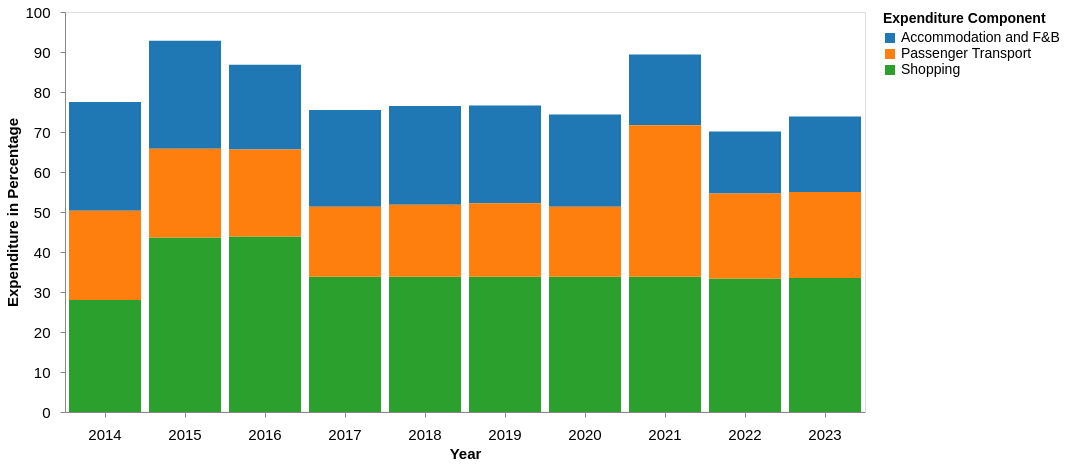

Source (Vega-Lite JSON):
### Vega-Lite specification from a JSON file in a GitHub repository (floating-point values rounded to 4 significant figures)
{"$schema": "https://vega.github.io/schema/vega-lite/v5.json", "width": 800, "height": 400, "data": {"values": [{"Year": "2014", "Component": "Shopping", "Expenditure": 28}, {"Year": "2014", "Component": "Accommodation and F&B", "Expenditure": 27.2}, {"Year": "2014", "Component": "Passenger Transport", "Expenditure": 22.3}, {"Year": "2015", "Component": "Shopping", "Expenditure": 43.6}, {"Year": "2015", "Component": "Accommodation and F&B", "Expenditure": 27}, {"Year": "2015", "Component": "Passenger Transport", "Expenditure": 22.2}, {"Year": "2016", "Component": "Shopping", "Expenditure": 43.9}, {"Year": "2016", "Component": "Accommodation and F&B", "Expenditure": 21.2}, {"Year": "2016", "Component": "Passenger Transport", "Expenditure": 21.7}, {"Year": "2017", "Component": "Shopping", "Expenditure": 33.8}, {"Year": "2017", "Component": "Accommodation and F&B", "Expenditure": 24.2}, {"Year": "2017", "Component": "Passenger Transport", "Expenditure": 17.5}, {"Year": "2018", "Component": "Shopping", "Expenditure": 33.8}, {"Year": "2018", "Component": "Accommodation and F&B", "Expenditure": 24.7}, {"Year": "2018", "Component": "Passenger Transport", "Expenditure": 18}, {"Year": "2019", "Component": "Shopping", "Expenditure": 33.8}, {"Year": "2019", "Component": "Accommodation and F&B", "Expenditure": 24.4}, {"Year": "2019", "Component": "Passenger Transport", "Expenditure": 18.4}, {"Year": "2020", "Component": "Shopping", "Expenditure": 33.8}, {"Year": "2020", "Component": "Accommodation and F&B", "Expenditure": 23.1}, {"Year": "2020", "Component": "Passenger Transport", "Expenditure": 17.5}, {"Year": "2021", "Component": "Shopping", "Expenditure": 33.8}, {"Year": "2021", "Component": "Accommodation and F&B", "Expenditure": 17.7}, {"Year": "2021", "Component": "Passenger Transport", "Expenditure": 37.9}, {"Year": "2022", "Component": "Shopping", "Expenditure": 33.4}, {"Year": "2022", "Component": "Accommodation and F&B", "Expenditure": 15.5}, {"Year": "2022", "Component": "Passenger Transport", "Expenditure": 21.2}, {"Year": "2023", "Component": "Shopping", "Expenditure": 33.5}, {"Year": "2023", "Component": "Accommodation and F&B", "Expenditure": 18.9}, {"Year": "2023", "Component": "Passenger Transport", "Expenditure": 21.5}]}, "params": [{"name": "yearSelect", "value": "All", "bind": {"input": "select", "options": ["All", "2014", "2015", "2016", "2017", "2018", "2019", "2020", "2021", "2022", "2023"], "name": "Select Year"}}], "mark": "bar", "encoding": {"x": {"field": "Year", "type": "ordinal", "title": "Year", "axis": {"labelAngle": 0, "labelFontSize": 15, "titleFontSize": 15, "labelPadding": 10, "grid": false}}, "y": {"field": "Expenditure", "type": "quantitative", "title": "Expenditure in Percentage", "axis": {"labelPadding": 10, "labelFontSize": 15, "titleFontSize": 15, "grid": false}, "scale": {"domain": [0, 100]}}, "color": {"field": "Component", "type": "nominal", "title": "Expenditure Component", "scale": {"scheme": "category10"}, "legend": {"title": "Expenditure Component", "labelFontSize": 14, "titleFontSize": 14, "labelPadding": 10}}, "opacity": {"condition": [{"test": "yearSelect == 'All'", "value": 1}, {"test": "datum.Year == yearSelect", "value": 1}], "value": 0.3}, "tooltip": [{"field": "Year", "title": "Year"}, {"field": "Component", "title": "Expenditure Component"}, {"field": "Expenditure", "title": "Expenditure in Percentage", "format": ".2f"}]}}
